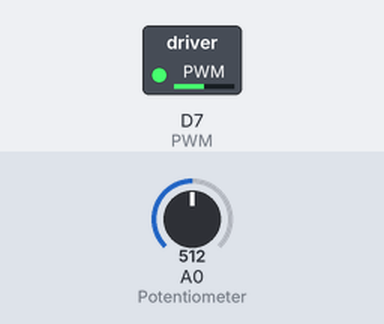
Recording of a sketch running on a simulated Arduino Due. Shown: switched loads named in the sketch (green lamp = pin HIGH). The test bench sets the inputs (shaded band); at power-on: A0 (Potentiometer) = 512 (analog values on the 0–1023 scale).

Above: at 1.2 s.
1.3 s: A0 (Potentiometer) set to 716
At 2.2 s:
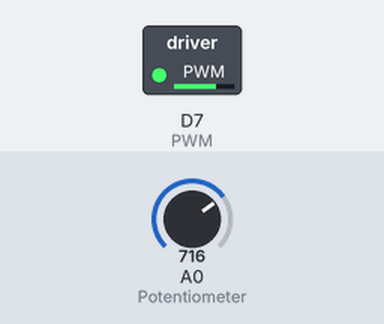
2.8 s: A0 (Potentiometer) set to 900
At 3.3 s:
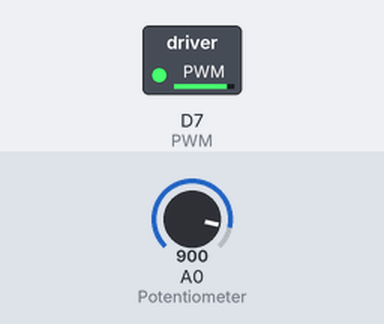
4.3 s: A0 (Potentiometer) set to 122
At 5.5 s:
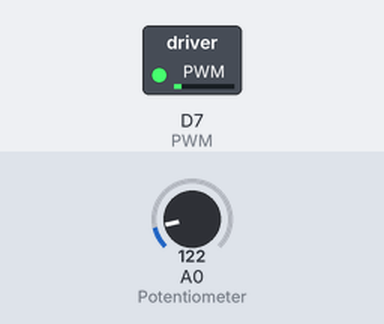
5.8 s: A0 (Potentiometer) set to 0
At 6.8 s:
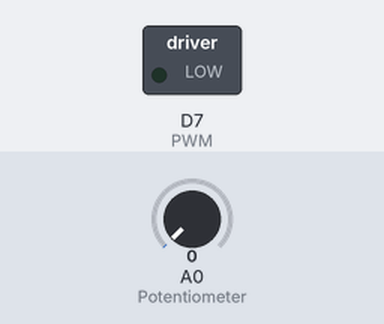
7.3 s: A0 (Potentiometer) set to 511
At 7.9 s:
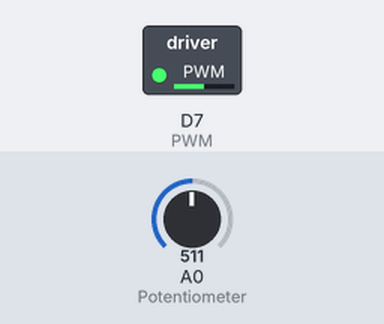
Timing chart, 0 to 9.8 s (numbered marks = the images above; inputs shaded):
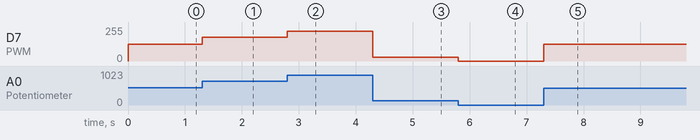

The sketch:

testMotor.ino
```cpp
#define Potentiometer A0
#define IN1 22
#define IN2 24
#define PWM 7

void setup() {
    analogWriteResolution(12);
    analogReadResolution(12);
    digitalWrite(IN1, HIGH);
    digitalWrite(IN2, LOW);
    pinMode(PWM, OUTPUT);
    Serial.begin(9600);
}

void loop() {
    int PWM_value = analogRead(Potentiometer);
    analogWrite(PWM, PWM_value);
}
```

Measured:
- after the input at 1.3 s, D7 (PWM): 127/255 → 178/255 at once
- after the input at 2.8 s, D7 (PWM): 178/255 → 224/255 at once
- after the input at 4.3 s, D7 (PWM): 224/255 → 30/255 at once
- after the input at 5.8 s, D7 (PWM): 30/255 → 0/255 at once
- after the input at 7.3 s, D7 (PWM): 0/255 → 127/255 at once
